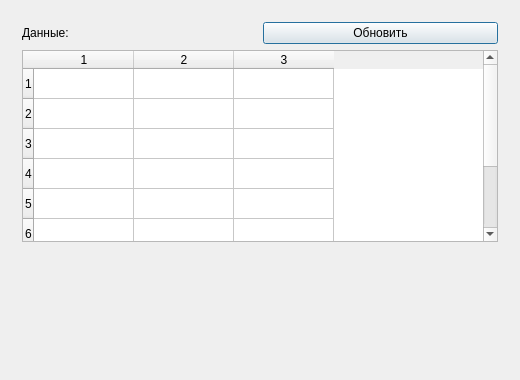
<?xml version="1.0" encoding="UTF-8"?>
<ui version="4.0"><class>Dialog</class><widget class="QDialog" name="Dialog"><property name="geometry"><rect><x>0</x><y>0</y><width>520</width><height>380</height></rect></property><property name="windowTitle"><string>#094 tables/179_in_grid</string></property><layout class="QVBoxLayout" name="verticalLayout"><property name="leftMargin"><number>11</number></property><property name="topMargin"><number>11</number></property><property name="rightMargin"><number>11</number></property><property name="bottomMargin"><number>11</number></property><property name="spacing"><number>6</number></property><item><layout class="QGridLayout" name="g"><property name="leftMargin"><number>11</number></property><property name="topMargin"><number>11</number></property><property name="rightMargin"><number>11</number></property><property name="bottomMargin"><number>11</number></property><property name="spacing"><number>6</number></property><item row="0" column="0"><widget class="QLabel" name="l1"><property name="text"><string>Данные:</string></property></widget></item><item row="0" column="1"><widget class="QPushButton" name="b1"><property name="text"><string>Обновить</string></property></widget></item><item row="1" column="0" colspan="2"><widget class="QTableWidget" name="table"><property name="rowCount"><number>8</number></property><property name="columnCount"><number>3</number></property></widget></item></layout></item><item><spacer name="verticalSpacer"><property name="orientation"><enum>Qt::Orientation::Vertical</enum></property><property name="sizeHint" stdset="0"><size><width>40</width><height>20</height></size></property></spacer></item></layout></widget></ui>
